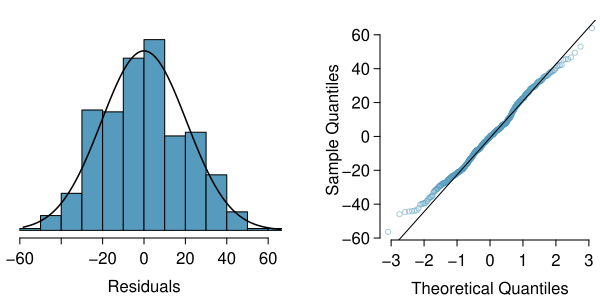

Reproduce this figure in R.
library(openintro)
data(COL)

NormalHist <- function(obs, hold, M, SD, col) {
  plot(0, 0,
       type = 'n',
       xlab = 'Residuals',
       ylab = '',
       axes = FALSE,
       main = '',
       xlim = M + c(-3, 3) * SD,
       ylim = c(0, max(hold$density)))
  for (i in 1:length(hold$counts)) {
    rect(hold$breaks[i], 0,
         hold$breaks[i + 1], hold$density[i],
         col = col)
  }
  axis(1)
  x <- seq(min(obs) - 2, max(obs) + 2, 0.01)
  y <- dnorm(x, M, SD)
  lines(x, y, lwd = 1.5)
}


obs = residuals(lm(RFFT ~ as.factor(Statin) + Age  + 
                     as.factor(Education) + as.factor(CVD), data=statins.samp))
hold <- hist(obs, plot = FALSE)

myPDF("RFFTStatinAgeEducCVDResidNormPlot.pdf", 6, 3,
      mfrow = c(1, 2),
      mgp = c(1.9, 0.5, 0),
      mar = c(3, 0.2, 1.5, 0.8) + 0.1)
NormalHist(obs, hold, 
           mean(obs), 
           sd(obs),
           COL[1])

par(mar = c(3,4,1,0))

qqnorm(obs,
       cex = 0.7,
       main = '',
       axes = FALSE,
       ylab = "Sample Quantiles",
       col = COL[1,3])
axis(1)
axis(2)
qqline(obs)

dev.off()
